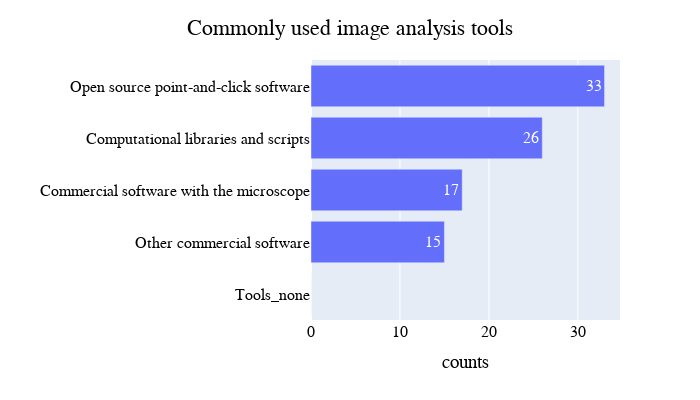

Notebook code for this chart:
### Markdown cell above
i) Image analysis tools that have been used before

### Code cell
#What image analysis tools have you used before?
df_1 = data.iloc[:, 40].dropna(how='all')
df_1 = pd.DataFrame(df_1)
#Commonly used image analysis tools
df_1["Commercial software with the microscope"] = df_1['What image analysis tools have you used before? (check all that apply).1'].apply(lambda x: True if 'Aztec' in x else False)
df_1["Other commercial software"] = df_1['What image analysis tools have you used before? (check all that apply).1'].apply(lambda x: True if 'Imaris' in x else False)
df_1["Open source point-and-click software"] = df_1["What image analysis tools have you used before? (check all that apply).1"].apply(lambda x: True if 'FIJI' in x else False)
df_1["Computational libraries and scripts"] = df_1["What image analysis tools have you used before? (check all that apply).1"].apply(lambda x: True if 'MATLAB' in x else False)
df_1["Tools_none"] = df_1["What image analysis tools have you used before? (check all that apply).1"].apply(lambda x: True if 'None' in x else False)

# creating a subset of the dataframe 
com_tool_df =df_1.iloc[:, 1:6]
com_tool_df = com_tool_df.sum()
com_tool_df = com_tool_df.reset_index()
com_tool_df = com_tool_df.rename(columns={'index':'tools', 0:'counts'})
com_tool_df

#bar chart for the commonly used image analysis tools
com_tools_bar = px.bar(com_tool_df, y=com_tool_df['tools'], x=com_tool_df['counts'], labels={'tools':''}, text_auto=True, orientation='h')
                                              
com_tools_bar.update_layout(width=700, height=400, title="Commonly used image analysis tools", title_x=0.5, title_y=0.95, font=dict(family='Helvetica', color="Black", size=16), legend=dict(title_font_family = 'Helvetica', font=dict(size=16, color="Black")))
com_tools_bar.update_yaxes(categoryorder = 'total ascending')

### Figure 1 — Plotly figure (JSON) as saved in the notebook; plotly's stock layout.template omitted (floating-point values rounded to 4 significant figures)
{"data": [{"alignmentgroup": "True", "hovertemplate": "counts=%{x}<br>=%{y}<extra></extra>", "legendgroup": "", "marker": {"color": "#636efa", "pattern": {"shape": ""}}, "name": "", "offsetgroup": "", "orientation": "h", "showlegend": false, "textposition": "auto", "texttemplate": "%{x}", "type": "bar", "x": [17, 15, 33, 26, 0], "xaxis": "x", "y": ["Commercial software with the microscope", "Other commercial software", "Open source point-and-click software", "Computational libraries and scripts", "Tools_none"], "yaxis": "y"}], "layout": {"barmode": "relative", "font": {"color": "Black", "family": "Helvetica", "size": 16}, "height": 400, "legend": {"font": {"color": "Black", "size": 16}, "title": {"font": {"family": "Helvetica"}}, "tracegroupgap": 0}, "margin": {"t": 60}, "title": {"text": "Commonly used image analysis tools", "x": 0.5, "y": 0.95}, "width": 700, "xaxis": {"anchor": "y", "domain": [0, 1], "title": {"text": "counts"}}, "yaxis": {"anchor": "x", "categoryorder": "total ascending", "domain": [0, 1], "title": {"text": ""}}}}
